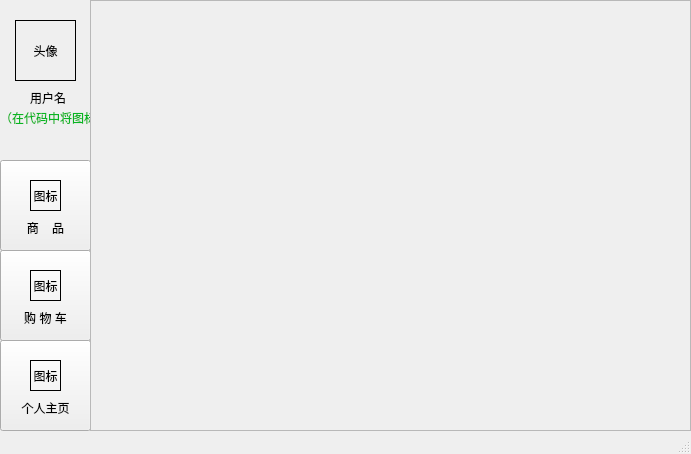
<?xml version="1.0" encoding="UTF-8"?>
<ui version="4.0">
 <class>Homepage</class>
 <widget class="QMainWindow" name="Homepage">
  <property name="geometry">
   <rect>
    <x>0</x>
    <y>0</y>
    <width>691</width>
    <height>454</height>
   </rect>
  </property>
  <property name="maximumSize">
   <size>
    <width>691</width>
    <height>454</height>
   </size>
  </property>
  <property name="windowTitle">
   <string>MainWindow</string>
  </property>
  <widget class="QWidget" name="centralwidget">
   <widget class="QLabel" name="label_trolley_ico">
    <property name="geometry">
     <rect>
      <x>30</x>
      <y>270</y>
      <width>31</width>
      <height>31</height>
     </rect>
    </property>
    <property name="styleSheet">
     <string notr="true">border-color: rgb(0, 0, 0);</string>
    </property>
    <property name="frameShape">
     <enum>QFrame::Panel</enum>
    </property>
    <property name="text">
     <string>图标</string>
    </property>
    <property name="alignment">
     <set>Qt::AlignCenter</set>
    </property>
   </widget>
   <widget class="QPushButton" name="pushButton_3">
    <property name="geometry">
     <rect>
      <x>0</x>
      <y>340</y>
      <width>91</width>
      <height>91</height>
     </rect>
    </property>
    <property name="cursor">
     <cursorShape>PointingHandCursor</cursorShape>
    </property>
    <property name="text">
     <string/>
    </property>
   </widget>
   <widget class="QLabel" name="label_usr_ico">
    <property name="geometry">
     <rect>
      <x>30</x>
      <y>360</y>
      <width>31</width>
      <height>31</height>
     </rect>
    </property>
    <property name="styleSheet">
     <string notr="true">border-color: rgb(0, 0, 0);</string>
    </property>
    <property name="frameShape">
     <enum>QFrame::Panel</enum>
    </property>
    <property name="text">
     <string>图标</string>
    </property>
    <property name="alignment">
     <set>Qt::AlignCenter</set>
    </property>
   </widget>
   <widget class="QPushButton" name="pushButton">
    <property name="geometry">
     <rect>
      <x>0</x>
      <y>160</y>
      <width>91</width>
      <height>91</height>
     </rect>
    </property>
    <property name="cursor">
     <cursorShape>PointingHandCursor</cursorShape>
    </property>
    <property name="text">
     <string/>
    </property>
   </widget>
   <widget class="QLabel" name="label__goods_ico">
    <property name="geometry">
     <rect>
      <x>30</x>
      <y>180</y>
      <width>31</width>
      <height>31</height>
     </rect>
    </property>
    <property name="styleSheet">
     <string notr="true">border-color: rgb(0, 0, 0);</string>
    </property>
    <property name="frameShape">
     <enum>QFrame::Panel</enum>
    </property>
    <property name="text">
     <string>图标</string>
    </property>
    <property name="alignment">
     <set>Qt::AlignCenter</set>
    </property>
   </widget>
   <widget class="QLabel" name="label_7">
    <property name="geometry">
     <rect>
      <x>0</x>
      <y>110</y>
      <width>191</width>
      <height>16</height>
     </rect>
    </property>
    <property name="styleSheet">
     <string notr="true">color: rgb(8, 181, 34);</string>
    </property>
    <property name="text">
     <string>（在代码中将图标、文字嵌入按钮）</string>
    </property>
   </widget>
   <widget class="QLabel" name="label_head">
    <property name="geometry">
     <rect>
      <x>15</x>
      <y>20</y>
      <width>61</width>
      <height>61</height>
     </rect>
    </property>
    <property name="styleSheet">
     <string notr="true">border-color: rgb(0, 0, 0);</string>
    </property>
    <property name="frameShape">
     <enum>QFrame::Panel</enum>
    </property>
    <property name="text">
     <string>头像</string>
    </property>
    <property name="alignment">
     <set>Qt::AlignCenter</set>
    </property>
   </widget>
   <widget class="QLabel" name="label_2">
    <property name="geometry">
     <rect>
      <x>30</x>
      <y>90</y>
      <width>41</width>
      <height>16</height>
     </rect>
    </property>
    <property name="text">
     <string>用户名</string>
    </property>
   </widget>
   <widget class="QPushButton" name="pushButton_2">
    <property name="geometry">
     <rect>
      <x>0</x>
      <y>250</y>
      <width>91</width>
      <height>91</height>
     </rect>
    </property>
    <property name="cursor">
     <cursorShape>PointingHandCursor</cursorShape>
    </property>
    <property name="text">
     <string/>
    </property>
   </widget>
   <widget class="QLabel" name="label_goods_txt">
    <property name="geometry">
     <rect>
      <x>20</x>
      <y>220</y>
      <width>51</width>
      <height>16</height>
     </rect>
    </property>
    <property name="text">
     <string>商    品</string>
    </property>
    <property name="alignment">
     <set>Qt::AlignCenter</set>
    </property>
   </widget>
   <widget class="QLabel" name="label_trolley_txt">
    <property name="geometry">
     <rect>
      <x>20</x>
      <y>310</y>
      <width>51</width>
      <height>16</height>
     </rect>
    </property>
    <property name="text">
     <string>购 物 车</string>
    </property>
    <property name="alignment">
     <set>Qt::AlignCenter</set>
    </property>
   </widget>
   <widget class="QLabel" name="label_usr_txt">
    <property name="geometry">
     <rect>
      <x>20</x>
      <y>400</y>
      <width>51</width>
      <height>16</height>
     </rect>
    </property>
    <property name="text">
     <string>个人主页</string>
    </property>
    <property name="alignment">
     <set>Qt::AlignCenter</set>
    </property>
   </widget>
   <widget class="QScrollArea" name="scrollArea">
    <property name="geometry">
     <rect>
      <x>90</x>
      <y>0</y>
      <width>601</width>
      <height>431</height>
     </rect>
    </property>
    <property name="widgetResizable">
     <bool>true</bool>
    </property>
    <widget class="QWidget" name="scrollAreaWidgetContents">
     <property name="geometry">
      <rect>
       <x>0</x>
       <y>0</y>
       <width>599</width>
       <height>429</height>
      </rect>
     </property>
    </widget>
   </widget>
   <zorder>pushButton_3</zorder>
   <zorder>pushButton_2</zorder>
   <zorder>pushButton</zorder>
   <zorder>label_trolley_ico</zorder>
   <zorder>label_usr_ico</zorder>
   <zorder>label__goods_ico</zorder>
   <zorder>label_7</zorder>
   <zorder>label_head</zorder>
   <zorder>label_2</zorder>
   <zorder>label_goods_txt</zorder>
   <zorder>label_trolley_txt</zorder>
   <zorder>label_usr_txt</zorder>
   <zorder>scrollArea</zorder>
  </widget>
  <widget class="QMenuBar" name="menubar">
   <property name="geometry">
    <rect>
     <x>0</x>
     <y>0</y>
     <width>691</width>
     <height>21</height>
    </rect>
   </property>
  </widget>
  <widget class="QStatusBar" name="statusbar"/>
 </widget>
 <resources/>
 <connections/>
</ui>
